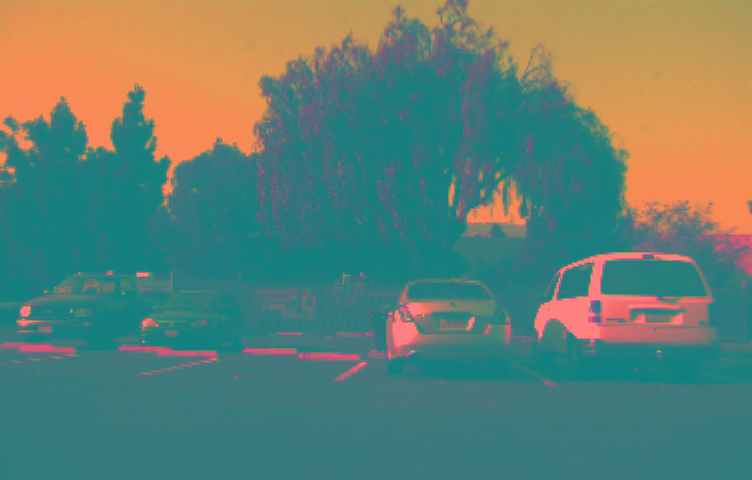
%> input picture matlabhdl/image/mlhdlc_img_yuv.png, 752 x 480 px
$ octave mlhdlc_rgb2yuv_tb.m   (GNU Octave 9; MATLAB toolbox functions it lacks are replaced by stand-ins)
%> lines starting %> are read from the running program, lines starting %| are printed output that depends on the picture
FRAMES = 1;
WIDTH = 752;
HEIGHT = 480;
HBLANK = 10;%748;
VBLANK = 10;%120;

%   Copyright 2011-2019 The MathWorks, Inc.

imageFile = fullfile(matlabroot, '/toolbox/hdlcoder/hdldesignpatterns/matlabhdl/image/mlhdlc_img_yuv.png');
vidData = double(imread(imageFile));

for f = 1:FRAMES
    vidOut = zeros(HEIGHT, WIDTH, 3);

    for y = 0:HEIGHT+VBLANK-1
        for x = 0:WIDTH+HBLANK-1
            if y >= 0 && y < HEIGHT && x >= 0 && x < WIDTH
                b = vidData(y+1,x+1,1);
                g = vidData(y+1,x+1,2);
                r = vidData(y+1,x+1,3);
            else
                b = 0; g = 0; r = 0;
            end

            [xOut, yOut, yData, uData, vData] = ...
                mlhdlc_rgb2yuv(x, y, r, g, b);

            if yOut >= 0 && yOut < HEIGHT && xOut >= 0 && xOut < WIDTH
                vidOut(yOut+1,xOut+1,:) = [yData vData uData];
            end
        end
    end

    figure(1);
    subplot(1,2,1);
    imshow(uint8(vidData));
    subplot(1,2,2);
    imshow(ycbcr2rgb(uint8(vidOut)));
    drawnow;
end
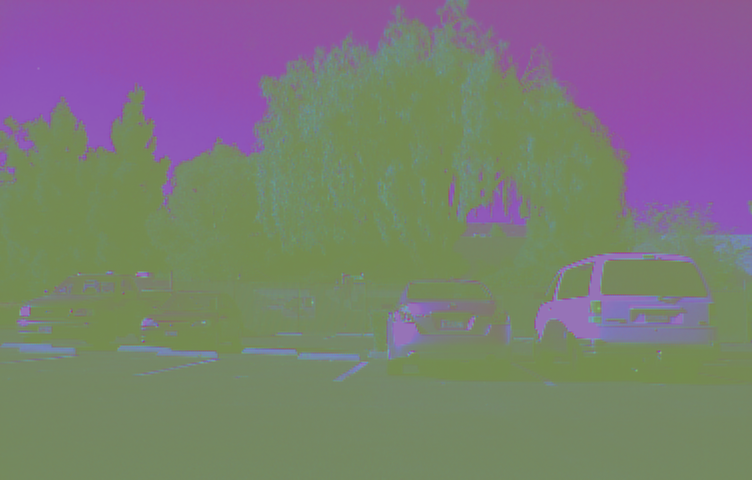
%> vidOut: size 480x752x3 double; mean R, G, B 123.7, 123.1, 116.9
%> after the loop, b = 0; g = 0; r = 0
